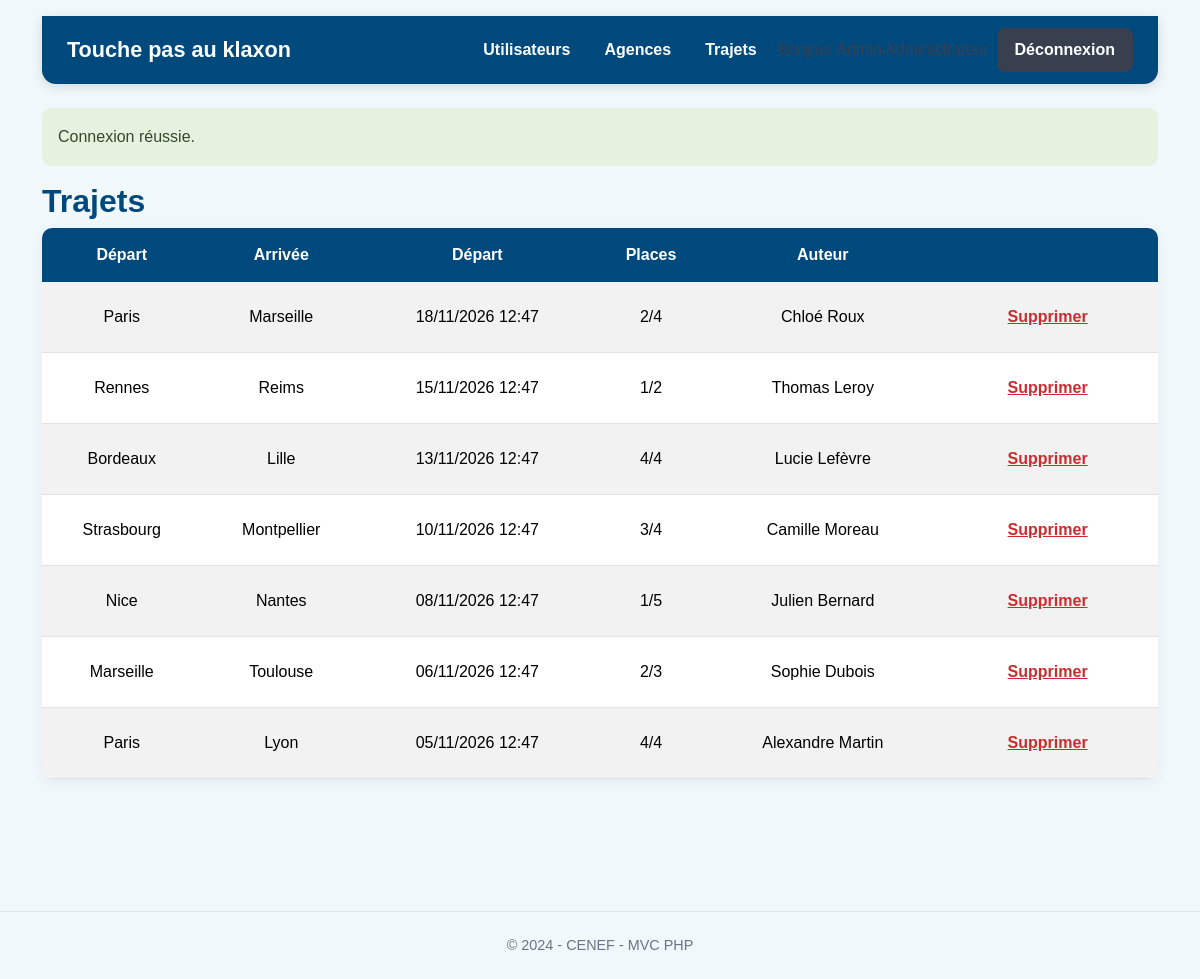
Screenshot of /admin/trips (signed in) with the database file from the repository.
### tables this page shows
CREATE TABLE users (
 id INT UNSIGNED AUTO_INCREMENT PRIMARY KEY,
 lastname VARCHAR(100) NOT NULL,
 firstname VARCHAR(100) NOT NULL,
 phone VARCHAR(20) NOT NULL,
 email VARCHAR(190) NOT NULL UNIQUE,
 password VARCHAR(255) NOT NULL,
 role ENUM('user','admin') NOT NULL DEFAULT 'user',
 created_at TIMESTAMP DEFAULT CURRENT_TIMESTAMP
);

CREATE TABLE trips (
 id INT UNSIGNED AUTO_INCREMENT PRIMARY KEY,
 departure_agency_id INT UNSIGNED NOT NULL,
 arrival_agency_id INT UNSIGNED NOT NULL,
 departure_datetime DATETIME NOT NULL,
 arrival_datetime DATETIME NOT NULL,
 total_seats TINYINT UNSIGNED NOT NULL,
 available_seats TINYINT UNSIGNED NOT NULL,
 contact_user_id INT UNSIGNED NOT NULL,
 created_at TIMESTAMP DEFAULT CURRENT_TIMESTAMP,
 updated_at TIMESTAMP DEFAULT CURRENT_TIMESTAMP ON UPDATE CURRENT_TIMESTAMP,
 CONSTRAINT fk_trip_departure FOREIGN KEY (departure_agency_id) REFERENCES agencies(id),
 CONSTRAINT fk_trip_arrival FOREIGN KEY (arrival_agency_id) REFERENCES agencies(id),
 CONSTRAINT fk_trip_user FOREIGN KEY (contact_user_id) REFERENCES users(id),
 CONSTRAINT chk_trip_agencies CHECK (departure_agency_id <> arrival_agency_id),
 CONSTRAINT chk_trip_dates CHECK (arrival_datetime >= departure_datetime),
 CONSTRAINT chk_trip_seats CHECK (total_seats > 0 AND available_seats <= total_seats)
);

CREATE TABLE agencies (
 id INT UNSIGNED AUTO_INCREMENT PRIMARY KEY,
 city VARCHAR(100) NOT NULL UNIQUE,
 created_at TIMESTAMP DEFAULT CURRENT_TIMESTAMP
);

### app/Controllers/AdminController.php (called while the page is built, shortened)
<?php
final class AdminController
{
    public function trips(): void { $this->guard(); $trips=(new Trip())->all(); require dirname(__DIR__).'/Views/admin/trips.php'; }
}

### public/index.php (called while the page is built, shortened)
<?php
$router=new Router();
$trip=new TripController(); $auth=new AuthController(); $admin=new AdminController();
$router->get('/', [$trip,'index']);
$router->get('/login', [$auth,'loginForm']); $router->post('/login', [$auth,'login']); $router->post('/logout', [$auth,'logout']);
$router->get('/trips/create', [$trip,'createForm']); $router->post('/trips', [$trip,'create']);
$router->get('/trips/{id}/edit', [$trip,'editForm']); $router->post('/trips/{id}/update', [$trip,'update']); $router->post('/trips/{id}/delete', [$trip,'delete']);
$router->get('/admin', [$admin,'dashboard']); $router->get('/admin/users', [$admin,'users']);
$router->get('/admin/agencies', [$admin,'agencies']); $router->get('/admin/agencies/create', [$admin,'agencyCreate']);
$router->post('/admin/agencies', [$admin,'agencyStore']); $router->get('/admin/agencies/{id}/edit', [$admin,'agencyEdit']);
$router->post('/admin/agencies/{id}/update', [$admin,'agencyUpdate']); $router->post('/admin/agencies/{id}/delete', [$admin,'agencyDelete']);
$router->get('/admin/trips', [$admin,'trips']);
$router->dispatch($_SERVER['REQUEST_METHOD'], $_SERVER['REQUEST_URI']);

### app/Core/Auth.php (called while the page is built, shortened)
<?php
final class Auth
{
    public static function check(): bool { return isset($_SESSION['user_id']); }
    public static function isAdmin(): bool { return ($_SESSION['role'] ?? '') === 'admin'; }
}

### app/Core/Flash.php (called while the page is built, shortened)
<?php
final class Flash
{
    public static function consume(): array
    {
        $messages = $_SESSION['_flash'] ?? [];
        return $messages;
    }
}

### config/config.php (called while the page is built)
<?php
return [
    'db' => [
        'host' => getenv('DB_HOST') ?: '127.0.0.1',
        'port' => getenv('DB_PORT') ?: '3306',
        'name' => getenv('DB_NAME') ?: 'touche_pas_au_klaxon',
        'user' => getenv('DB_USER') ?: 'root',
        'password' => getenv('DB_PASSWORD') ?: '',
    ],
];

### app/Core/Database.php (called while the page is built, shortened)
<?php
final class Database
{
    private static ?PDO $connection = null;
    public static function getConnection(): PDO
    {
        if (self::$connection === null) {
            $config = require dirname(__DIR__, 2) . '/config/config.php';
            $dsn = sprintf('mysql:host=%s;port=%s;dbname=%s;charset=utf8mb4',
                $config['db']['host'], $config['db']['port'], $config['db']['name']);
            self::$connection = new PDO($dsn, $config['db']['user'], $config['db']['password'], [
                PDO::ATTR_ERRMODE => PDO::ERRMODE_EXCEPTION,
                PDO::ATTR_DEFAULT_FETCH_MODE => PDO::FETCH_ASSOC,
                PDO::ATTR_EMULATE_PREPARES => false,
            ]);
        }
        return self::$connection;
    }
}

### app/Models/Trip.php (called while the page is built, shortened)
<?php
final class Trip
{
    public function all(): array
    {
        $sql="SELECT t.*, d.city departure_city, a.city arrival_city, u.firstname, u.lastname
              FROM trips t JOIN agencies d ON d.id=t.departure_agency_id
              JOIN agencies a ON a.id=t.arrival_agency_id JOIN users u ON u.id=t.contact_user_id
              ORDER BY t.departure_datetime DESC";
        return Database::getConnection()->query($sql)->fetchAll();
    }
}

### app/Views/admin/trips.php (the view)
<?php require dirname(__DIR__).'/layouts/header.php'; ?><h2>Trajets</h2><table class="table table-striped"><thead><tr><th>Départ</th><th>Arrivée</th><th>Départ</th><th>Places</th><th>Auteur</th><th></th></tr></thead><tbody><?php foreach($trips as $t): ?><tr><td><?=htmlspecialchars($t['departure_city'])?></td><td><?=htmlspecialchars($t['arrival_city'])?></td><td><?=date('d/m/Y H:i',strtotime($t['departure_datetime']))?></td><td><?=$t['available_seats']?>/<?=$t['total_seats']?></td><td><?=htmlspecialchars($t['firstname'].' '.$t['lastname'])?></td><td><form method="post" action="/trips/<?=$t['id']?>/delete" onsubmit="return confirm('Supprimer ?')"><button class="btn btn-link text-danger">Supprimer</button></form></td></tr><?php endforeach;?></tbody></table><?php require dirname(__DIR__).'/layouts/footer.php'; ?>

### app/Core/Router.php (shortened to what this page needs)
<?php
final class Router
{
    private array $routes = [];
    private function add(string $method, string $pattern, callable $handler): void
    {
        $this->routes[] = compact('method','pattern','handler');
    }
    public function dispatch(string $method, string $uri): void
    {
        $path = parse_url($uri, PHP_URL_PATH) ?: '/';
        foreach ($this->routes as $route) {
            if ($route['method'] !== $method) continue;
            $regex = preg_replace('#\{([a-zA-Z_][a-zA-Z0-9_]*)\}#', '(?P<$1>[^/]+)', $route['pattern']);
            if (preg_match('#^' . $regex . '$#', $path, $matches)) {
                $params = array_filter($matches, 'is_string', ARRAY_FILTER_USE_KEY);
                call_user_func($route['handler'], ...array_values($params));
                return;
            }
        }
    }
}

### app/Views/layouts/header.php (shortened to what this page needs)
<!doctype html><html lang="fr"><head>
<title>Touche pas au klaxon</title><link rel="stylesheet" href="/assets/css/app.css">
</head><body>
<div class="container py-3">
<header class="site-header mb-4">
<a class="brand" href="<?= Auth::isAdmin()?'/admin':'/' ?>">Touche pas au klaxon</a>
<nav class="d-flex align-items-center gap-2">
<?php if(!Auth::check()): ?><a class="btn btn-dark" href="/login">Connexion</a>
<?php elseif(Auth::isAdmin()): ?>
<a class="btn btn-secondary" href="/admin/users">Utilisateurs</a><a class="btn btn-secondary" href="/admin/agencies">Agences</a><a class="btn btn-secondary" href="/admin/trips">Trajets</a>
<span>Bonjour <?= htmlspecialchars(Auth::user()['firstname'].' '.Auth::user()['lastname']) ?></span>
<form method="post" action="/logout"><button class="btn btn-dark">Déconnexion</button></form>
<?php else: ?>
<a class="btn btn-dark" href="/trips/create">Créer un trajet</a><span>Bonjour <?= htmlspecialchars(Auth::user()['firstname'].' '.Auth::user()['lastname']) ?></span>
<form method="post" action="/logout"><button class="btn btn-dark">Déconnexion</button></form>
<?php endif; ?></nav></header>
<?php foreach(Flash::consume() as $f): ?><div class="alert alert-<?= htmlspecialchars($f['type']) ?>"><?= htmlspecialchars($f['message']) ?></div><?php endforeach; ?>

### app/Views/layouts/footer.php
</div><footer class="site-footer">© 2024 - CENEF - MVC PHP</footer>
<script src="/assets/js/app.js"></script></body></html>

### rows the page displays
users: message "Connexion réussie."
trips: departure_agency.city "Paris", arrival_agency.city "Marseille", departure_datetime "18/11/2026 12:47", available_seats "2", total_seats "4", contact_user.lastname "Chloé Roux"
trips: departure_agency.city "Rennes", arrival_agency.city "Reims", departure_datetime "15/11/2026 12:47", available_seats "1", total_seats "2", contact_user.lastname "Thomas Leroy"
trips: departure_agency.city "Bordeaux", arrival_agency.city "Lille", departure_datetime "13/11/2026 12:47", available_seats "4", total_seats "4", contact_user.lastname "Lucie Lefèvre"
trips: departure_agency.city "Strasbourg", arrival_agency.city "Montpellier", departure_datetime "10/11/2026 12:47", available_seats "3", total_seats "4", contact_user.lastname "Camille Moreau"
trips: departure_agency.city "Nice", arrival_agency.city "Nantes", departure_datetime "08/11/2026 12:47", available_seats "1", total_seats "5", contact_user.lastname "Julien Bernard"
trips: departure_agency.city "Marseille", arrival_agency.city "Toulouse", departure_datetime "06/11/2026 12:47", available_seats "2", total_seats "3", contact_user.lastname "Sophie Dubois"
trips: departure_agency.city "Paris", arrival_agency.city "Lyon", departure_datetime "05/11/2026 12:47", available_seats "4", total_seats "4", contact_user.lastname "Alexandre Martin"
